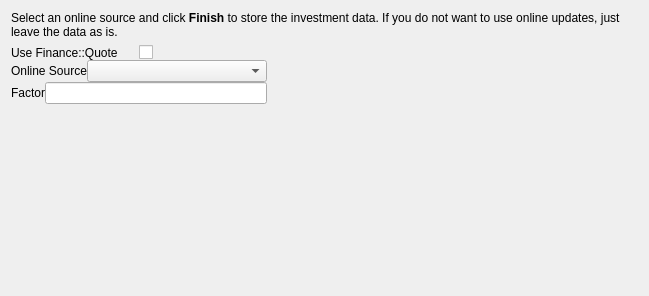
<?xml version="1.0" encoding="UTF-8"?>
<ui version="4.0">
 <class>KOnlineUpdateWizardPage</class>
 <widget class="QWizardPage" name="KOnlineUpdateWizardPage">
  <attribute name="title">
    <string>Online Update</string>
  </attribute>
  <layout class="QVBoxLayout">
    <item>
      <widget class="QLabel" name="textLabel6">
        <property name="text">
          <string>Select an online source and click &lt;b&gt;Finish&lt;/b&gt; to store the investment data. If you do not want to use online updates, just leave the data as is.</string>
        </property>
        <property name="alignment">
          <set>Qt::AlignTop</set>
        </property>
        <property name="wordWrap">
          <bool>true</bool>
        </property>
      </widget>
    </item>
    <item>
      <layout class="QHBoxLayout">
        <property name="margin">
          <number>0</number>
        </property>
        <property name="spacing">
          <number>0</number>
        </property>
        <item>
          <layout class="QVBoxLayout">
            <item>
              <layout class="QHBoxLayout">
                <item>
                  <widget class="QLabel" name="textLabel2_4">
                    <property name="text">
                      <string>Use Finance::Quote</string>
                    </property>
                    <property name="wordWrap">
                      <bool>false</bool>
                    </property>
                  </widget>
                </item>
                <item>
                  <widget class="QCheckBox" name="m_useFinanceQuote">
                    <property name="text">
                      <string/>
                    </property>
                  </widget>
                </item>
              </layout>
            </item>
            <item>
              <layout class="QHBoxLayout">
                <item>
                  <widget class="QLabel" name="textLabel2_3">
                    <property name="text">
                      <string>Online Source</string>
                    </property>
                    <property name="wordWrap">
                      <bool>false</bool>
                    </property>
                  </widget>
                </item>
                <item>
                  <widget class="KComboBox" name="m_onlineSourceCombo">
                    <property name="minimumSize">
                      <size>
                        <width>180</width>
                        <height>0</height>
                      </size>
                    </property>
                    <item>
                      <property name="text">
                        <string/>
                      </property>
                    </item>
                  </widget>
                </item>
              </layout>
            </item>
            <item>
              <layout class="QHBoxLayout">
                <item>
                  <widget class="QLabel" name="textLabel1_6">
                    <property name="text">
                      <string>Factor</string>
                    </property>
                    <property name="wordWrap">
                      <bool>false</bool>
                    </property>
                  </widget>
                </item>
                <item>
                  <widget class="AmountEdit" name="m_onlineFactor"/>
                </item>
              </layout>
            </item>
          </layout>
        </item>
        <item>
          <spacer name="spacer29">
            <property name="sizeHint">
              <size>
                <width>371</width>
                <height>20</height>
              </size>
            </property>
            <property name="sizeType">
              <enum>QSizePolicy::Expanding</enum>
            </property>
            <property name="orientation">
              <enum>Qt::Horizontal</enum>
            </property>
          </spacer>
        </item>
      </layout>
    </item>
    <item>
      <spacer name="spacer30">
        <property name="sizeHint">
          <size>
            <width>20</width>
            <height>181</height>
          </size>
        </property>
        <property name="sizeType">
          <enum>QSizePolicy::Expanding</enum>
        </property>
        <property name="orientation">
          <enum>Qt::Vertical</enum>
        </property>
      </spacer>
    </item>
  </layout>
 </widget>
 <resources/>
 <connections/>
 <customwidgets>
   <customwidget>
      <class>KComboBox</class>
      <extends>QComboBox</extends>
      <header location="global">kcombobox.h</header>
   </customwidget>
   <customwidget>
      <class>AmountEdit</class>
      <extends>QLineEdit</extends>
      <header location="global">amountedit.h</header>
   </customwidget>	   
 </customwidgets>
 <tabstops>
   <tabstop>m_useFinanceQuote</tabstop>
   <tabstop>m_onlineSourceCombo</tabstop>
   <tabstop>m_onlineFactor</tabstop>
 </tabstops>
</ui>
